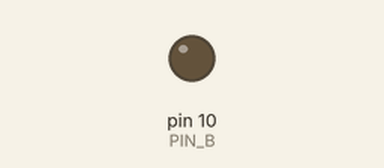
This sketch was run on a simulated Arduino Uno, built with avr-gcc and run on an emulated ATmega328P. Parts: output pins drawn as LEDs (lit = HIGH).

Above: at 0.1 s.
At 39.6 s:
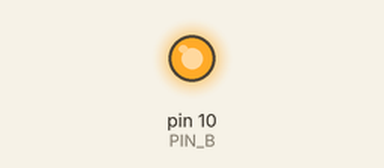
Timing chart, 0 to 40.0 s (numbered marks = the images above):
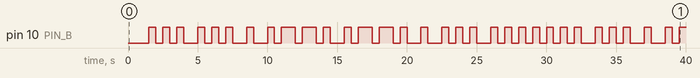

The sketch:

12-1-2_FsmBlockingBlink.ino
```cpp
// // 예제 12-1: FSM 유한 상태 머신을 이용한 LED Blink
// // CPU가 멈추는 Blocking 제어

// // 핀 정의
// const int PIN_G = 9;

// // 상태 정의
// // enum(Enumeration, 열거형)으로 정수 상수를 이름으로 정의
// // 여러 개의 상태를 이름으로 정의할 때 사용
// // 내부적으로는 정수값으로 저장
// // IDLE(0), RUN(1)
// enum State{
//   IDLE, // 0
//   RUN // 1
// };

// // 시스템의 현재 상태를 저장하는 변수를 선언 및 초기화
// State currentState = IDLE;

// void setup() {
//   pinMode(PIN_G, OUTPUT);
// }

// void loop() {
//   // 상태별 동작 처리 로직 구현(switch ~ case문 활용)
//   switch (currentState){
//     case IDLE: // IDLE 상태인 경우
//       digitalWrite(PIN_G, LOW);
//       currentState = RUN; // 현재 상태를 RUN 상태로 변경(전이: Transition)
//       break;

//     case RUN:
//       digitalWrite(PIN_G, HIGH);
//       currentState = IDLE;
//       break;
//     default: // 생략 가능!
//       break;
//   }
//   delay(500); // CPU 멈춤(Blocking)
// }


// // 예제 12-2: FSM 유한 상태 머신을 이용한 LED Blink
// // CPU가 멈추지 않는 Non-Blocking 제어

// // 핀 정의
// const int PIN_B = 8;

// // FSM 상태 정의
// // enum(Enumeration, 열거형)으로 정수 상수를 이름으로 정의한 열거형 사용자 정의 자료형
// // 여러 개의 상태를 이름으로 정의할 때 사용
// // 내부적으로는 정수값으로 저장
// // IDLE(0), RUN(1)
// // State는 열거형 자료형의 이름
// enum State{
//   IDLE, // LED OFF(0)
//   RUN // LED ON(1)
// };

// // 시스템의 현재 상태를 저장하는 변수를 선언 및 초기화
// State currentState = IDLE;

// // 리택토링 추가: 각 상태가 시작된 시점의 시간(ms)을 기록할 타이머 변수
// unsigned long stateStartTime = 0;

// void setup() {
//   pinMode(PIN_B, OUTPUT);
// }

// void loop() {
//   // 아두이노가 부팅된 후 흘러간 시간을 실시간으로 측정
//   unsigned long now = millis();

//   // 상태별 동작 처리 로직 구현(switch ~ case문 활용)
//   switch (currentState){
//     case IDLE: // IDLE 상태인 경우
//       digitalWrite(PIN_B, LOW);
//       // 리팩토링 핵심: delay() 함수 대신 millis()함수를 이용하여
//       // 시간 차이를 검사
//       if(now - stateStartTime >= 500){
//         currentState = RUN; // 0.5초가 지나면 RUN 상태로 전환
//         stateStartTime = now; // RUN 상태의 시작 시간으로 타이머를 갱신
//       }
//       break;

//     case RUN:
//       digitalWrite(PIN_B, HIGH);
//       if(now - stateStartTime >= 500){
//         currentState = IDLE;
//         stateStartTime = now;
//       }
//       break;
//     default: // 생략 가능!
//       break;
//   }
//   delay(500); // CPU 멈춤(Blocking)
// }


// 예제 12-3: FSM 유한 상태 머신을 이용한 LED Blink
// CPU가 멈추지 않는 Non-Blocking 제어
// chageState() 함수로 리팩토링

// 핀 정의
const int PIN_B = 10;

// FSM 상태 정의
// enum(Enumeration, 열거형)으로 정수 상수를 이름으로 정의한 열거형 사용자 정의 자료형
// 여러 개의 상태를 이름으로 정의할 때 사용
// 내부적으로는 정수값으로 저장
// IDLE(0), RUN(1)
// State는 열거형 자료형의 이름
enum State{
  IDLE, // LED OFF(0)
  RUN // LED ON(1)
};

// 시스템의 현재 상태를 저장하는 변수를 선언 및 초기화
State currentState = IDLE;

// 리택토링 추가: 각 상태가 시작된 시점의 시간(ms)을 기록할 타이머 변수
unsigned long stateStartTime = 0;

void setup() {
  pinMode(PIN_B, OUTPUT);
}

// 상태를 전환하는 사용자 정의 함수
void chageState(State newState){
  currentState = newState;
  stateStartTime = millis();
}

void loop() {
  // 아두이노가 부팅된 후 흘러간 시간을 실시간으로 측정
  unsigned long now = millis();

  // 상태별 동작 처리 로직 구현(switch ~ case문 활용)
  switch (currentState){
    case IDLE: // IDLE 상태인 경우
      digitalWrite(PIN_B, LOW);
      // 리팩토링 핵심: delay() 함수 대신 millis()함수를 이용하여
      // 시간 차이를 검사
      if(now - stateStartTime >= 500){
        chageState(RUN);
      }
      break;

    case RUN:
      digitalWrite(PIN_B, HIGH);
      if(now - stateStartTime >= 500){
        chageState(IDLE);
      }
      break;
    default: // 생략 가능!
      break;
  }
  delay(500); // CPU 멈춤(Blocking)
}
```

Measured:
- by itself, pin 10 (PIN_B): LOW → HIGH at 1.5 s, → LOW 0.50 s later, → HIGH 0.50 s later, → LOW 0.50 s later, … (63 changes in this stretch)
